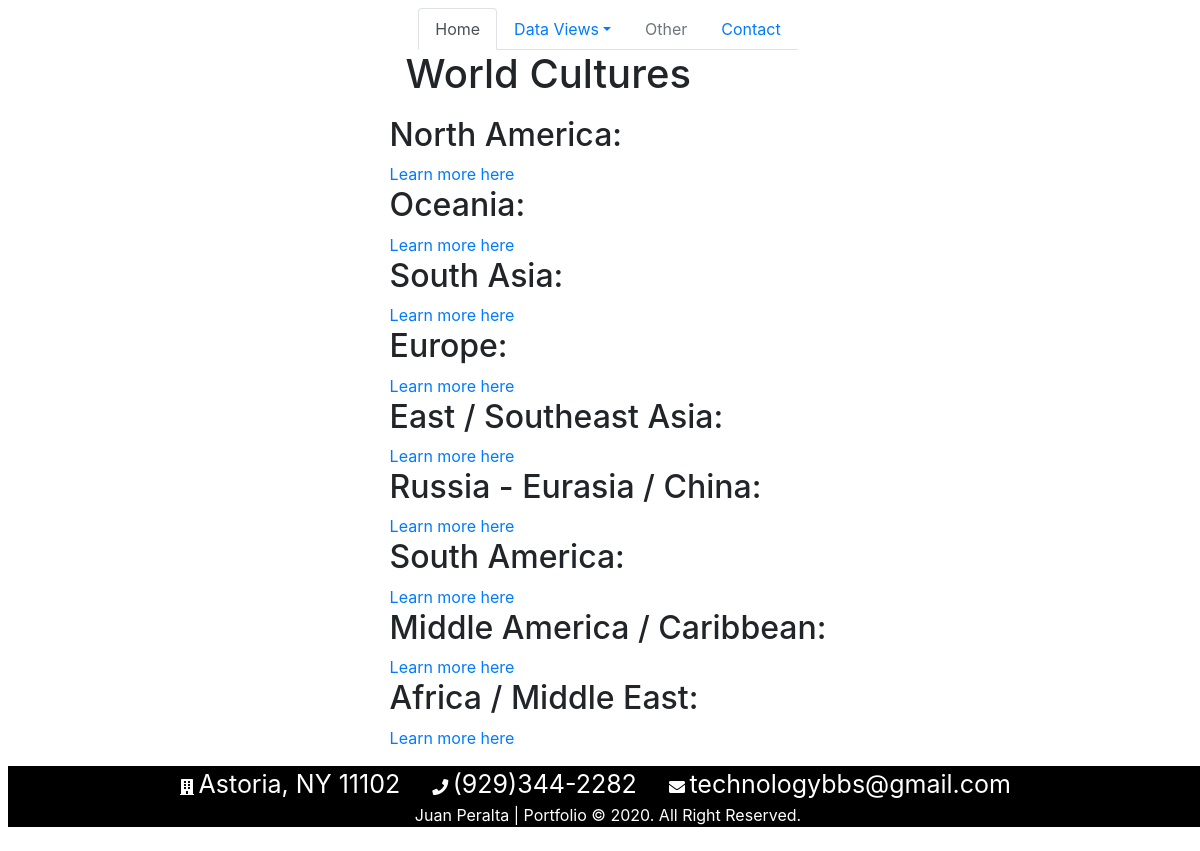
The page / on the database its author committed.
### app.py (models this page shows)
class WorldCultures(db.Model):
    __tablename__ = "World Cultures"
    CountryGroupId = db.Column(db.Integer, primary_key=True)
    CultureCountryGroup = db.Column(db.String(255), nullable=False)
    CountryGroupURL = db.Column(db.String(255), nullable=False)

### app.py (the view)
@app.route('/', methods=['GET'])
def home():
    table = WorldCultures.query.all()
    d = []
    for row in table[9:]:
        row_as_dict = {
            'Culture': row.CultureCountryGroup,
            'URL': row.CountryGroupURL
        }
        d.append(row_as_dict)
    return render_template('home.html', data = d)

### templates/home.html (shortened to what this page needs)
{% extends "layout.html" %}
{% block body %}
{% block content %}
<h1>
    World Cultures
</h1>
<div>
    {% for row in data %}
        <div>
            <h2>{{row.Culture}}: {{row.CultureCountryGroup}}</h2>
            <a href={{row.CountryGroupURL}}>Learn more here</a>
        </div>
    {% endfor %}
</div>
{% endblock %}
{% endblock %}

### templates/layout.html (shortened to what this page needs)
<!DOCTYPE html>
<html>
<head>
    <link rel="stylesheet" href="{{ url_for('static', filename='style.css') }}">
    <link rel="stylesheet" href="https://use.fontawesome.com/releases/v5.6.1/css/all.css">
    <link rel="stylesheet" href="https://maxcdn.bootstrapcdn.com/bootstrap/4.5.2/css/bootstrap.min.css">
</head>
<body>
    <nav class="banner">
        <div class="container">
            <ul class="nav nav-tabs">
                <li class="nav-item"><a class="nav-link active"  href="{{ url_for('home') }}">Home</a></li>
                <li class="nav-item dropdown"><a class="nav-link dropdown-toggle" data-toggle="dropdown" href="#">Data Views</a>
                </li>
                <li class="nav-item">
                    <a class="nav-link disabled" href="#">Other</a>
                  </li>
                <li class="nav-item"><a class="nav-link" href="{{ url_for('contact') }}">Contact</a></li>
            </ul>
        </div>
    </nav>
      <section class="content">
        {% block content %}
        {% endblock %}
      </section>
      <footer>
        {% include "partials/footer.html" %}
      </footer>
</body>
</html>

### templates/partials/footer.html
<div class="footer">
    <i class="fas fa-building fa-1x"> </i>
    <div id="footer-info">
        Astoria, NY 11102
    </div>
    <i class="fas fa-phone fa-1x"></i>
    <div id="footer-info">
        (929)344-2282
    </div>
    <i class="fas fa-envelope fa-1x"></i>
    <div id="footer-info">
        technologybbs@gmail.com
    </div>
    <p>Juan Peralta | Portfolio &copy; 2020. All Right Reserved.</p>
</div>

### static/style.css (style rules this page uses)
:root { --first-color: #dbe4e8; --second-color: #f5f5f5; --third-color: #990099; --fourth-color: black; --font: 'Robot', sans-serif; --shadow: 0 3px 6px rgba(0,0,0,0.16), 0 3px 6px rgba(0,0,0,0.23); }
body { background-color: #000; color: aliceblue; margin:10px; padding-top: 4rem; padding: 8px; display:grid; justify-items: center; }
h1 { margin: 1rem; padding: 0 0 10px 0; }
.footer { display: inline; margin-top: 1rem; width: 100vw; background-color: var(--fourth-color); color: #fff; text-align: center; display: block; align-items: center; min-width: 900px; }
#footer-info { display: inline; margin-right: 25px; font-size: 25px; }

### rows shown on the page
WorldCultures: Culture "North America"
WorldCultures: Culture "Oceania"
WorldCultures: Culture "South Asia"
WorldCultures: Culture "Europe"
WorldCultures: Culture "East / Southeast Asia"
WorldCultures: Culture "Russia - Eurasia / China"
WorldCultures: Culture "South America"
WorldCultures: Culture "Middle America / Caribbean"
WorldCultures: Culture "Africa / Middle East"
